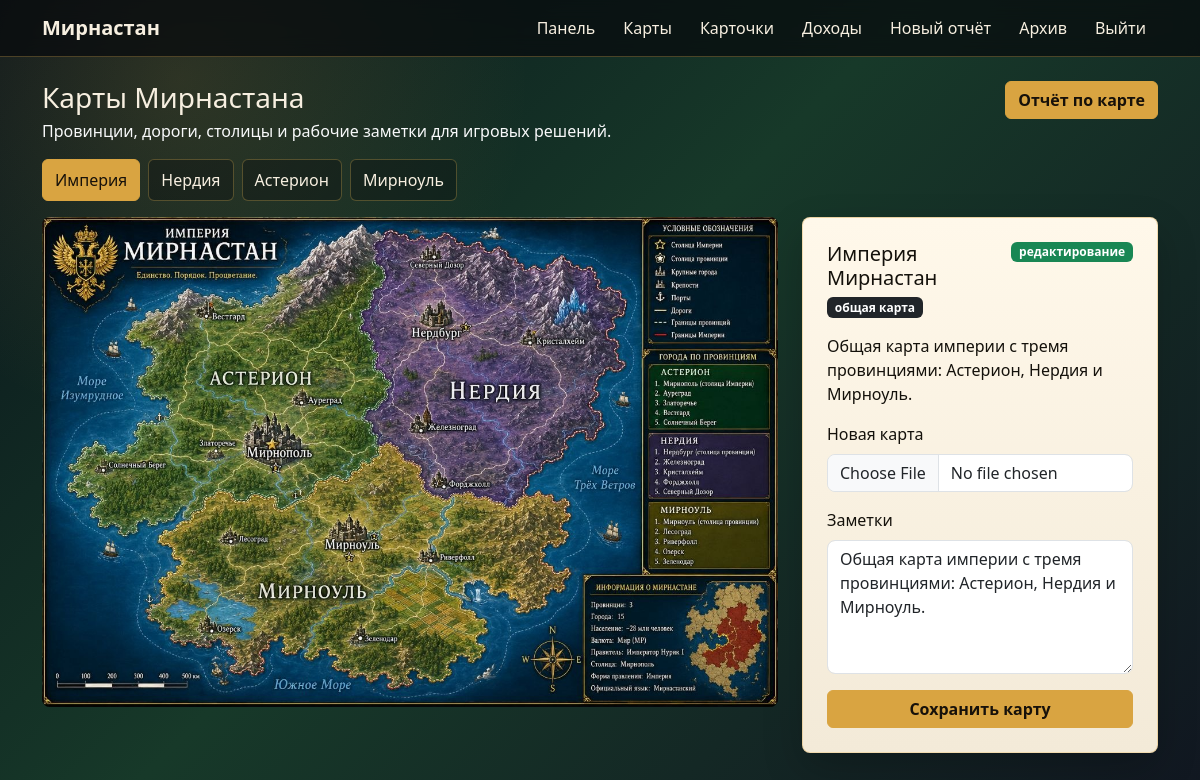
The page /maps (signed in) on the database its author committed.
### tables this page shows
CREATE TABLE kingdoms (
        id INTEGER PRIMARY KEY,
        name TEXT UNIQUE,
        budget REAL DEFAULT 0
    , daily_income REAL DEFAULT 0, map_image TEXT, map_notes TEXT);

### app.py (the view)
@app.route('/maps')
@login_required
def maps():
    user = session.get('user', {})
    active_tab = request.args.get('tab', 'empire')
    kingdoms = query_db('SELECT * FROM kingdoms')
    empire_map_image = query_db("SELECT value FROM settings WHERE key='empire_map_image'", one=True)
    empire_map_notes = query_db("SELECT value FROM settings WHERE key='empire_map_notes'", one=True)
    empire_map = {
        'image': empire_map_image['value'] if empire_map_image and empire_map_image['value'] else 'maps/mirnastan.jpg',
        'title': 'Империя Мирнастан',
        'notes': empire_map_notes['value'] if empire_map_notes and empire_map_notes['value'] else 'Общая карта империи с тремя провинциями: Астерион, Нердия и Мирноуль.'
    }
    can_edit_empire = user.get('role') == 'emperor'
    kingdom_maps = []
    for k in kingdoms:
        can_edit = user.get('role') == 'emperor' or user_can_manage_kingdom(user, k['id'])
        kingdom_maps.append({
            'kingdom': k,
            'can_edit': can_edit
        })
    return render_template('maps.html',
                          empire_map=empire_map,
                          kingdom_maps=kingdom_maps,
                          can_edit_empire=can_edit_empire,
                          active_tab=active_tab)

### app.py (called while the page is built)
def get_db():
    db = getattr(g, '_database', None)
    if db is None:
        db = g._database = sqlite3.connect(DB_PATH)
        db.row_factory = sqlite3.Row
    try:
        columns = [row[1] for row in db.execute('PRAGMA table_info(users)')]
        if 'balance' not in columns:
            db.execute('ALTER TABLE users ADD COLUMN balance REAL DEFAULT 0')
            db.commit()
    except Exception:
        pass
    return db

@app.teardown_appcontext
def close_connection(exception):
    db = getattr(g, '_database', None)
    if db is not None:
        db.close()

def query_db(query, args=(), one=False):
    cur = get_db().execute(query, args)
    rv = cur.fetchall()
    cur.close()
    return (rv[0] if rv else None) if one else rv

def login_required(f):
    from functools import wraps
    @wraps(f)
    def decorated(*args, **kwargs):
        if 'user' not in session:
            return redirect(url_for('login'))
        return f(*args, **kwargs)
    return decorated

### templates/maps.html (shortened to what this page needs)
{% extends 'base.html' %}
{% block content %}
<div class="d-flex justify-content-between align-items-start gap-3 flex-wrap mb-3">
  <div>
    <h1 class="h3 mb-1">Карты Мирнастана</h1>
    <p class="mb-0 text-light">Провинции, дороги, столицы и рабочие заметки для игровых решений.</p>
  </div>
  <a class="btn btn-gold" href="/submit_report?report_type=Письмо&title=Картографическая заметка">Отчёт по карте</a>
</div>
<ul class="nav nav-pills app-tabs mb-3" id="mapTabs" role="tablist">
  <li class="nav-item" role="presentation">
    <button class="nav-link {% if active_tab == 'empire' %}active{% endif %}" id="empire-tab" data-bs-toggle="pill" data-bs-target="#map-empire" type="button" role="tab" aria-controls="map-empire" aria-selected="{{ 'true' if active_tab == 'empire' else 'false' }}">Империя</button>
  </li>
  {% for item in kingdom_maps %}
  {% set tab_id = 'kingdom-' ~ item.kingdom.id %}
  <li class="nav-item" role="presentation">
    <button class="nav-link {% if active_tab == tab_id %}active{% endif %}" id="{{ tab_id }}-tab" data-bs-toggle="pill" data-bs-target="#map-{{ tab_id }}" type="button" role="tab" aria-controls="map-{{ tab_id }}" aria-selected="{{ 'true' if active_tab == tab_id else 'false' }}">{{ item.kingdom.name }}</button>
  </li>
  {% endfor %}
</ul>
<div class="tab-content">
  <section class="tab-pane fade {% if active_tab == 'empire' %}show active{% endif %}" id="map-empire" role="tabpanel" aria-labelledby="empire-tab" tabindex="0">
    <div class="row g-4">
      <div class="col-lg-8">
        <div class="map-frame">
          <img src="{{ url_for('static', filename=empire_map.image) }}" alt="Карта Империи Мирнастан">
        </div>
      </div>
      <div class="col-lg-4">
        <div class="card p-4">
          <div class="d-flex justify-content-between align-items-start gap-2 mb-3">
            <div>
              <h2 class="h5 mb-1">{{ empire_map.title }}</h2>
              <span class="badge text-bg-dark">общая карта</span>
            </div>
            {% if can_edit_empire %}
            <span class="badge text-bg-success">редактирование</span>
            {% endif %}
          </div>
          <p>{{ empire_map.notes }}</p>
          {% if can_edit_empire %}
          <form method="post" action="/maps/update" enctype="multipart/form-data" class="vstack gap-3">
            <div>
              <label class="form-label" for="empireMapFile">Новая карта</label>
              <input id="empireMapFile" class="form-control" type="file" name="map_file" accept=".jpg,.jpeg,.png,.webp">
            </div>
            <div>
              <label class="form-label" for="empireMapNotes">Заметки</label>
              <textarea id="empireMapNotes" class="form-control" name="map_notes" rows="5">{{ empire_map.notes }}</textarea>
            </div>
            <button class="btn btn-gold">Сохранить карту</button>
          </form>
          {% endif %}
        </div>
      </div>
    </div>
  </section>
</div>
{% endblock %}

### rows shown on the page
kingdoms: kingdom.name "Нердия"
kingdoms: kingdom.name "Астерион"
kingdoms: kingdom.name "Мирноуль"

### other values the page prints
{{ empire_map.title }} "Империя Мирнастан"
{{ empire_map.notes }} "Общая карта империи с тремя провинциями: Астерион, Нердия и Мирноуль."
